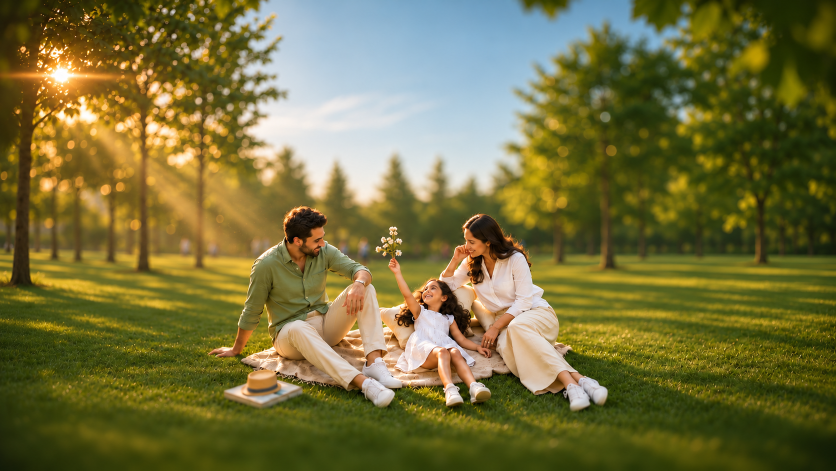
#> input picture assets/source/family-park.png, 1672 x 941 px, found by its file name (shown at 1/2 size)
$ python cut-park-smooth.py
#> lines starting #> are read from the running program, lines starting #| are printed output that depends on the picture
# Section 3 photo, clean version: the family (rembg mask) over a lawn whose top is ONE smooth curve with a soft fade
# into the ivory page (replaces the lumpy focus-based edge of tools/cut-park.py).
# usage: python3 tools/cut-park-smooth.py [edge-at-sides=628] [edge-in-middle=684] [fade=40]
import sys, numpy as np
from PIL import Image, ImageFilter
side = float(sys.argv[1]) if len(sys.argv) > 1 else 628
mid  = float(sys.argv[2]) if len(sys.argv) > 2 else 684
fade = float(sys.argv[3]) if len(sys.argv) > 3 else 40
im = np.asarray(Image.open('assets/source/family-park.png').convert('RGB')); H, W = im.shape[:2]
#> further down, im is the input picture: shape (941, 1672, 3); mean R, G, B 117.5, 111.9, 60.8
#> after `H, W = im.shape[:2]`: H = 941; W = 1672
p = np.asarray(Image.open('assets/source/family-park-people-mask.png').convert('L')).astype(np.float32)/255
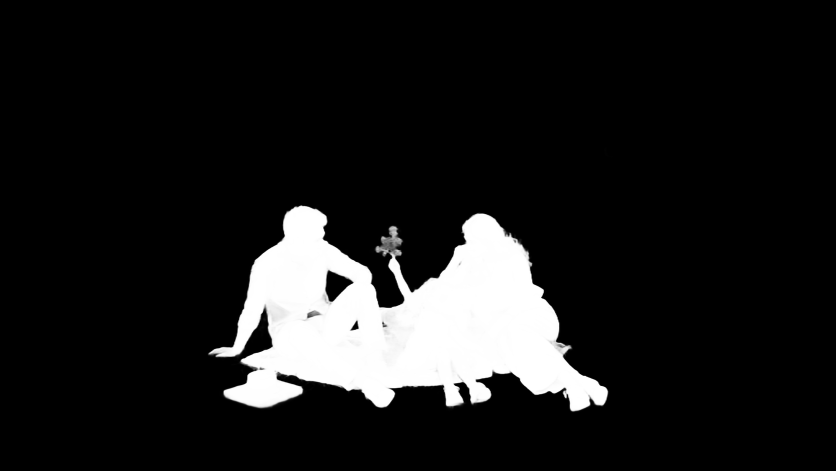
#> input picture assets/source/family-park-people-mask.png, 1672 x 941 px, found by its file name (shown at 1/2 size)
p = np.clip((p-0.08)/0.75, 0, 1)
p = np.asarray(Image.fromarray((p*255).astype('uint8')).filter(ImageFilter.MinFilter(3)).filter(ImageFilter.GaussianBlur(0.6))).astype(np.float32)/255
x = np.arange(W)[None, :]; y = np.arange(H)[:, None]
#> after `y = np.arange(H)[:, None]`: y = 941 values from 0 to 940
u = (x - W/2) / (W/2)
top = side + (mid - side) * (1 - u*u)          # gentle bowl that follows the photo's own lawn line
t = np.clip((y - (top - fade/2)) / fade, 0, 1)
lawn = t*t*(3-2*t)
alpha = np.maximum(lawn, p)
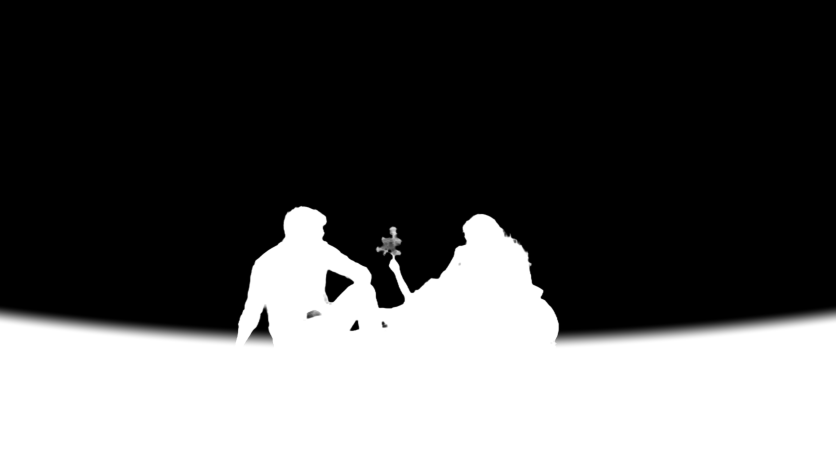
#> alpha: shape (941, 1672) float64 (shown at 1/2 size); min 0, max 1, mean 0.358
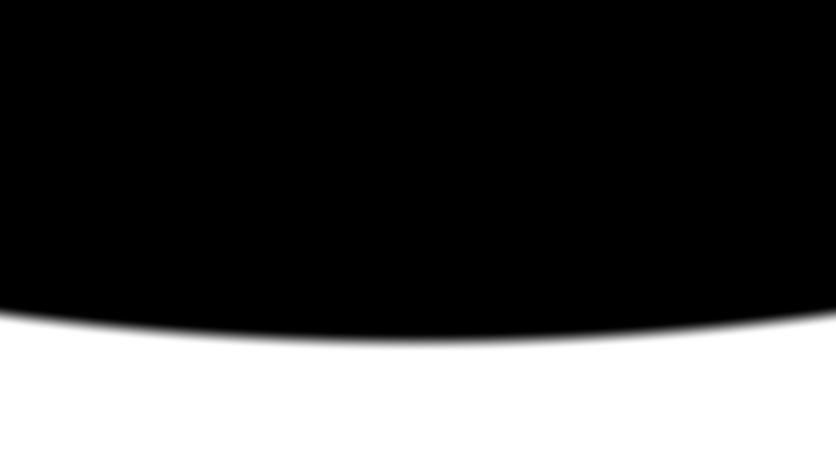
#> lawn: shape (941, 1672) float64 (shown at 1/2 size); min 0, max 1, mean 0.292
Image.fromarray(np.dstack([im, (alpha*255).round().astype('uint8')])).save('assets/source/family-park-cut.png')
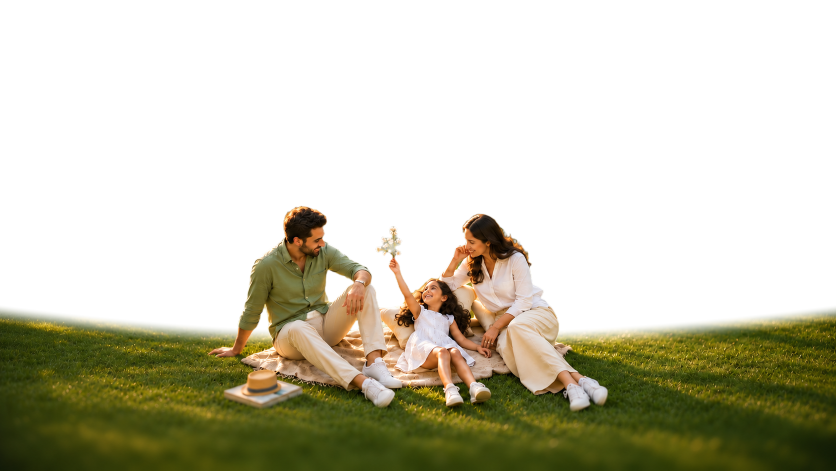
#> saved as family-park-cut.png: PIL image 1672x941 RGBA (shown at 1/2 size); mean R, G, B, A 117.5, 111.9, 60.8, 91.3; transparent parts drawn white
